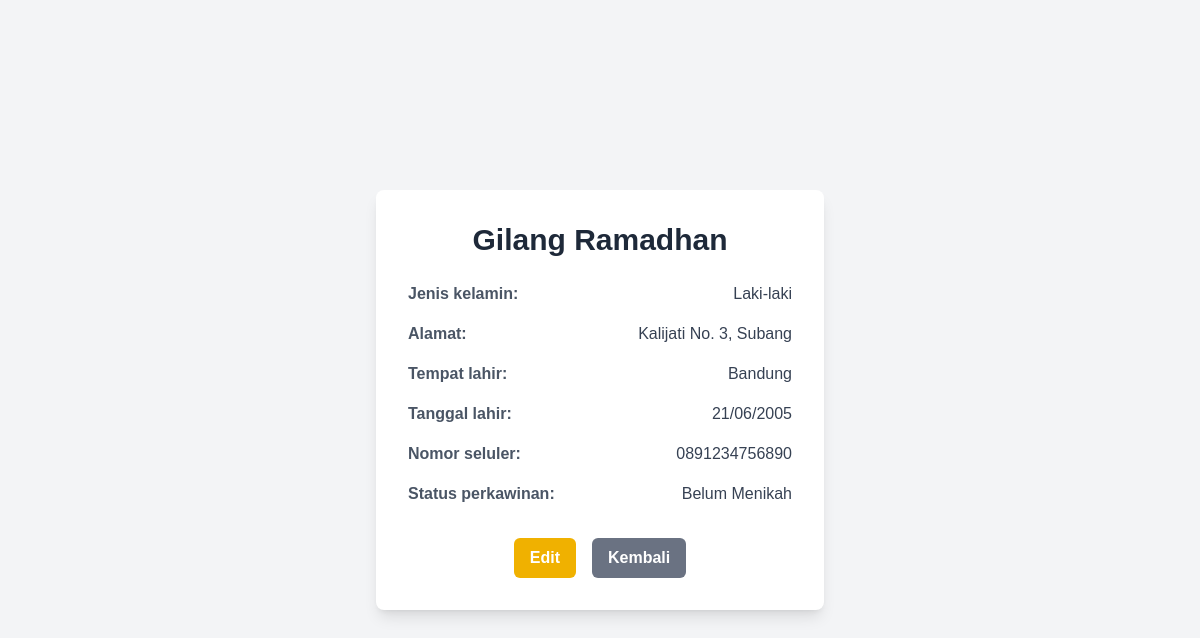
Page /Kepagawaian/profile.php?id=3 on the committed database.
### tables this page shows
CREATE TABLE `pegawai` (
  `id` int NOT NULL,
  `nama` varchar(50) NOT NULL,
  `jenis_kelamin` varchar(10) NOT NULL,
  `alamat` text NOT NULL,
  `tempat_lahir` varchar(30) NOT NULL,
  `tanggal_lahir` date NOT NULL,
  `nomor_seluler` varchar(15) DEFAULT NULL,
  `status_perkawinan` varchar(15) NOT NULL
);

### Kepagawaian/profile.php (the view, shortened to what this page needs)
<?php
include("connection.php");
$id = $_GET['id'];
$query = mysqli_prepare($connection, "SELECT * FROM pegawai WHERE id = ?");
mysqli_stmt_bind_param($query, "i", $id);
mysqli_stmt_execute($query);
$result = mysqli_stmt_get_result($query);
$pegawai = mysqli_fetch_assoc($result);
?>
<!DOCTYPE html>
<html lang="en">
<head>
    <script src="https://cdn.jsdelivr.net/npm/@tailwindcss/browser@4"></script>
</head>
<body class="bg-gray-100 p-8 min-h-screen flex items-center justify-center">
    <div class="bg-white p-8 rounded-lg shadow-lg w-full max-w-md">
        <h1 class="text-3xl font-bold text-gray-800 mb-6 text-center"><?= htmlspecialchars($pegawai['nama']) ?></h1>
        <div class="space-y-4 text-gray-700">
            <div class="flex justify-between items-center">
                <span class="font-semibold text-gray-600">Jenis kelamin:</span>
                <span><?= htmlspecialchars($pegawai['jenis_kelamin'])?></span>
            </div>
            <div class="flex justify-between items-center">
                <span class="font-semibold text-gray-600">Alamat:</span>
                <span><?= htmlspecialchars($pegawai['alamat'])?></span>
            </div>
            <div class="flex justify-between items-center">
                <span class="font-semibold text-gray-600">Tempat lahir:</span>
                <span><?= htmlspecialchars($pegawai['tempat_lahir'])?></span>
            </div>
            <div class="flex justify-between items-center">
                <span class="font-semibold text-gray-600">Tanggal lahir:</span>
                <span><?= date("d/m/Y", strtotime($pegawai['tanggal_lahir'])) ?></span>
            </div>
            <div class="flex justify-between items-center">
                <span class="font-semibold text-gray-600">Nomor seluler:</span>
                <span><?= htmlspecialchars($pegawai['nomor_seluler'])?></span>
            </div>
            <div class="flex justify-between items-center">
                <span class="font-semibold text-gray-600">Status perkawinan:</span>
                <span><?= htmlspecialchars($pegawai['status_perkawinan'])?></span>
            </div>
        </div>
        <div class="mt-8 flex justify-center gap-4">
            <a href="update.php?id=<?=$pegawai['id']?>" class="bg-yellow-500 hover:bg-yellow-600 text-white font-bold py-2 px-4 rounded-md transition-colors duration-300">Edit</a>
            <a href="list.php" class="bg-gray-500 hover:bg-gray-600 text-white font-bold py-2 px-4 rounded-md transition-colors duration-300">Kembali</a>
        </div>
    </div>
</body>
</html>

### Kepagawaian/profile.php (style rules this page uses)
body { font-family: Arial, sans-serif; }

### rows in the picture
pegawai: nama "Gilang Ramadhan", jenis_kelamin "Laki-laki", alamat "Kalijati No. 3, Subang", tempat_lahir "Bandung", tanggal_lahir "21/06/2005", nomor_seluler "0891234756890", status_perkawinan "Belum Menikah"
